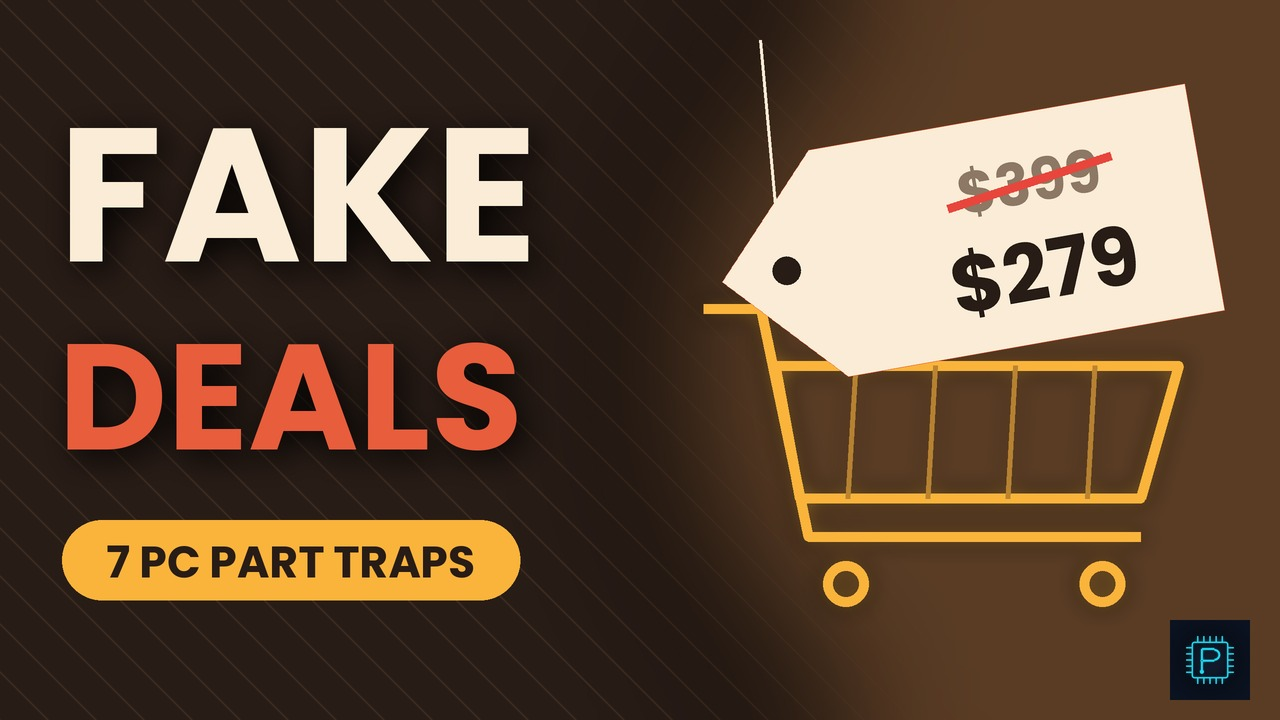

Source code (Python):
"""Thumbnail for video 07: line-art cart with a price tag whose 'was' price is slashed, retro palette."""
import math, os
HERE = os.path.dirname(os.path.abspath(__file__))
ROOT = os.path.abspath(os.path.join(HERE, "../.."))
from PIL import Image, ImageDraw, ImageFilter, ImageFont

W, H, K = 1280, 720, 2
NAVY = (40, 28, 22); PANEL = (58, 42, 32); GOLD = (250, 180, 60); AMBER = (232, 93, 60)
WHITE = (250, 236, 214); RED = (232, 70, 60)
GF = "/usr/share/fonts/truetype/google-fonts/"
w, h = W * K, H * K
img = Image.new("RGBA", (w, h), NAVY + (255,))
bg = Image.new("RGBA", (w, h), (0, 0, 0, 0))
bd = ImageDraw.Draw(bg)
for k in range(-h, w, 48 * K):
    bd.line([(k, 0), (k + h, h)], fill=(70, 52, 40, 160), width=2 * K)
img.alpha_composite(bg)
glow = Image.new("RGBA", (w, h), (0, 0, 0, 0))
ImageDraw.Draw(glow).ellipse([w * 0.5, -h * 0.1, w * 1.15, h * 1.1], fill=(90, 60, 36, 255))
img.alpha_composite(glow.filter(ImageFilter.GaussianBlur(150)))

layer = Image.new("RGBA", (w, h), (0, 0, 0, 0))
d = ImageDraw.Draw(layer)
lw = 10 * K
# cart
cx, cy, s = 960 * K, 470 * K, 190 * K
P = lambda u, v: (cx + u * s, cy + v * s)
d.line([P(-1.35, -0.85), P(-1.05, -0.85), P(-0.8, 0.35), P(0.95, 0.35)], fill=GOLD, width=lw, joint="curve")
d.line([P(-0.97, -0.55), P(1.15, -0.55), P(0.95, 0.15), P(-0.84, 0.15), P(-0.97, -0.55)], fill=GOLD, width=lw, joint="curve")
for k in range(1, 5):
    u = -0.97 + k * 0.42
    d.line([P(u, -0.55), P(u - 0.04, 0.15)], fill=GOLD + (150,), width=5 * K)
for u in (-0.6, 0.75):
    x0, y0 = P(u, 0.6)
    r = s * 0.12
    d.ellipse([x0 - r, y0 - r, x0 + r, y0 + r], outline=GOLD, width=lw)
img.alpha_composite(layer.filter(ImageFilter.GaussianBlur(10 * K)))
img.alpha_composite(layer)

# price tag hanging over the cart, tilted
tagl = Image.new("RGBA", (520 * K, 260 * K), (0, 0, 0, 0))
td = ImageDraw.Draw(tagl)
tw_, th_ = 500 * K, 240 * K
n = th_ * 0.45
td.polygon([(n + 10 * K, 10 * K), (tw_, 10 * K), (tw_, th_), (n + 10 * K, th_), (10 * K, th_ / 2 + 5 * K)],
           fill=WHITE + (255,), outline=AMBER + (255,))
td.ellipse([n * 0.7 - 14 * K, th_ / 2 - 9 * K, n * 0.7 + 14 * K, th_ / 2 + 19 * K], fill=NAVY + (255,))
fp = ImageFont.truetype(GF + "Poppins-Bold.ttf", 80 * K)
fs = ImageFont.truetype(GF + "Poppins-Bold.ttf", 58 * K)
td.text((330 * K, 80 * K), "$399", font=fs, fill=(140, 120, 100, 255), anchor="mm")
td.line([(245 * K, 92 * K), (415 * K, 68 * K)], fill=RED + (255,), width=9 * K)
td.text((330 * K, 170 * K), "$279", font=fp, fill=NAVY + (255,), anchor="mm")
tagl = tagl.rotate(10, expand=True, resample=Image.BICUBIC)
img.alpha_composite(tagl, (690 * K, 70 * K))
# string
ImageDraw.Draw(img).line([(760 * K, 40 * K), (775 * K, 205 * K)], fill=WHITE + (200,), width=3 * K)

# text
t1 = ImageFont.truetype(GF + "Poppins-Bold.ttf", 190 * K)
t2 = ImageFont.truetype(GF + "Poppins-Bold.ttf", 150 * K)
shadow = Image.new("RGBA", (w, h), (0, 0, 0, 0))
sd = ImageDraw.Draw(shadow)
sd.text((66 * K, 70 * K), "FAKE", font=t1, fill=(0, 0, 0, 230))
sd.text((66 * K, 300 * K), "DEALS", font=t2, fill=(0, 0, 0, 230))
img.alpha_composite(shadow.filter(ImageFilter.GaussianBlur(16 * K)))
dd = ImageDraw.Draw(img)
dd.text((58 * K, 62 * K), "FAKE", font=t1, fill=WHITE)
dd.text((58 * K, 292 * K), "DEALS", font=t2, fill=AMBER)
dd.rounded_rectangle([62 * K, 520 * K, 520 * K, 600 * K], radius=40 * K, fill=GOLD)
dd.text((291 * K, 562 * K), "7 PC PART TRAPS", font=ImageFont.truetype(GF + "Poppins-Bold.ttf", 44 * K), fill=NAVY, anchor="mm")
logo = Image.open(os.path.join(ROOT, "brand/plainly-silicon-logo.png")).convert("RGBA").resize((80 * K, 80 * K))
img.alpha_composite(logo, (1170 * K, 620 * K))
img.convert("RGB").resize((W, H), Image.LANCZOS).save(os.path.join(HERE, "thumbnail.jpg"), quality=92)
print("ok")
